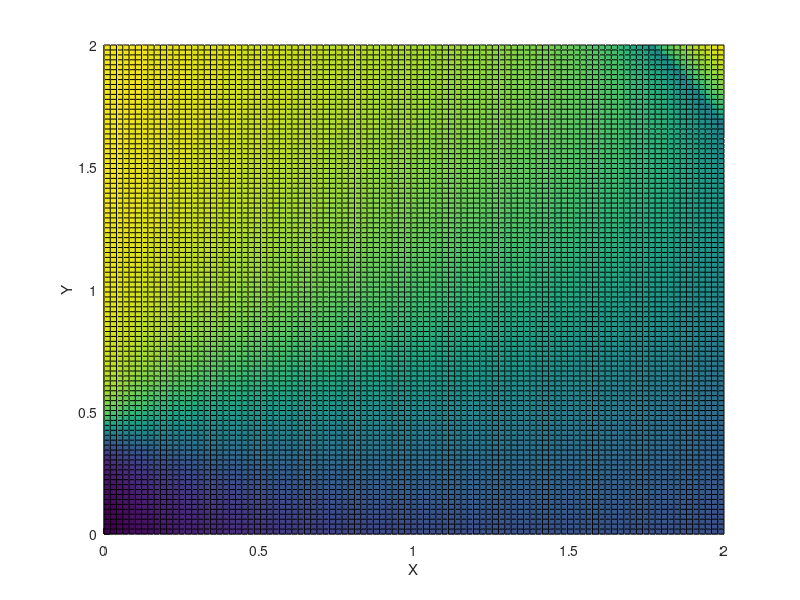
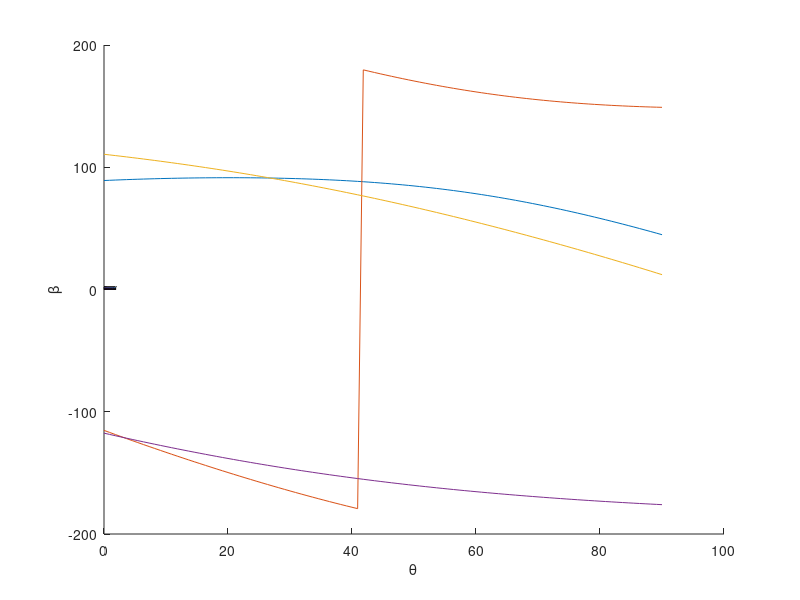
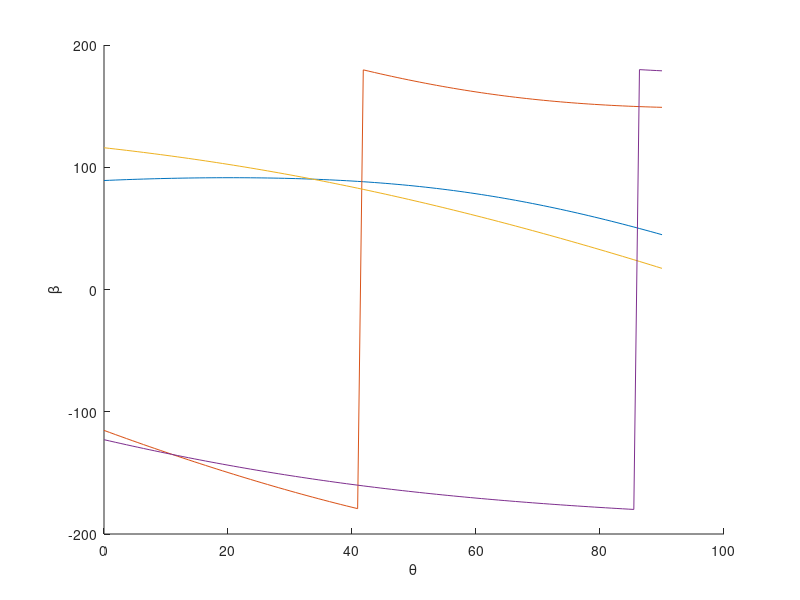

The MATLAB source for these figures, in order:
% Figuring out when the function to find beta angle becomes undefined

x = linspace(0, 2, 100);
y = linspace(0, 2, 100);
[x_2, y_2] = meshgrid(x, y);
m_1 = -0.153543;
m_2 = 0.405512;
d = 3.052717;
l = 0.568898;

a = (4*l*m_1 - 4*l*x_2).^2;
b = d^2 - l^2 + 2*l*m_2 - 2*l*y_2 - m_1^2 + 2*m_1*x_2 - m_2^2 + 2*m_2*y_2 - x_2.^2 - y_2.^2;
c = d^2 - l^2 - 2*l*m_2 + 2*l*y_2 - m_1^2 + 2*m_1*x_2 - m_2^2 + 2*m_2*y_2 - x_2.^2 - y_2.^2;
top = sqrt(a - 4.*b.*c) - 2*l*m_1 + 2*l.*x_2; 
bottom = d^2 - l^2 + 2*l*m_2 - 2*l*y_2 - m_1^2 + 2*m_1*x_2 - m_2^2 + 2*m_2*y_2 - x_2.^2 - y_2.^2;
beta = 2*(atan(0.5*top./bottom));

top = sqrt(abs(a - 4.*b.*c)) - 2*l*m_1 + 2*l.*x_2; 
bottom = d^2 - l^2 + 2*l*m_2 - 2*l*y_2 - m_1^2 + 2*m_1*x_2 - m_2^2 + 2*m_2*y_2 - x_2.^2 - y_2.^2;
abs_beta = 2*(atan(0.5*top./bottom));

real_beta = real(beta);
pos_beta = abs(real_beta);
deg_beta = real_beta * 180/3.1415;

figure;
hold on
surf(x_2, y_2, real_beta)
xlabel('X')
ylabel('Y')
zlabel('Z')

figure(2);
hold on
surf(x_2, y_2, abs_beta)
xlabel('X')
ylabel('Y')
zlabel('Z')

%% fin1 beta
%graphing beta over the feasible range that x1, y1 can be at

f = 2.15178; % fin length
d = 3.052717; % steering length
l = 0.56; %servo arm length
r = 0.483608; %rudder length

m_1 = -0.704724;
m_2 = 0.405512;

theta = linspace(0, 3.1415/2, 100); %all trig in radians

x_1 = f*sin(theta);
y_1 = -f*cos(theta);

% calculate beta for alpha to stay at 0 throughout cycle
alpha = 0/180*3.1415;
x_2 = r*sin(theta + alpha) + x_1;
y_2 = -r*cos(theta + alpha) + y_1;
% x_2 = (l + f) * sin(theta);
% y_2 = -(l + f) * cos(theta);

a = (4*l*x_2 - 4*l*m_1).^2;
b = d^2 - l^2 + 2*l*m_2 - 2*l*y_2 - m_1^2 + 2*m_1*x_2 - m_2^2 + 2*m_2*y_2 - x_2.^2 - y_2.^2;
c = d^2 - l^2 - 2*l*m_2 + 2*l*y_2 - m_1^2 + 2*m_1*x_2 - m_2^2 + 2*m_2*y_2 - x_2.^2 - y_2.^2;
top = 0.5*sqrt(a - 4.*b.*c) + 2*l*m_1 - 2*l.*x_2; 
bottom = d^2 - l^2 + 2*l*m_2 - 2*l*y_2 - m_1^2 + 2*m_1*x_2 - m_2^2 + 2*m_2*y_2 - x_2.^2 - y_2.^2;
beta = 2*(atan(top./bottom));
top_2 = -0.5*sqrt(a - 4.*b.*c) + 2*l*m_1 - 2*l.*x_2;
beta_2 = 2*(atan(top_2./bottom));

deg_beta = beta * 180 / 3.1415;
deg_beta_2 = beta_2 * 180 / 3.1415;

figure(2);
hold on
plot(theta*180/3.1415, deg_beta)
plot(theta*180/3.1415, deg_beta_2)
xlabel('\theta')
ylabel('\beta')

%% fin2 beta
%graphing beta over the feasible range that x1, y1 can be at

f = 2.15178; % fin length
d = 3.052717; % steering length
l = 0.56; %servo arm length
r = 0.483608; %rudder length

m_1 = 0.704724;
m_2 = 0.405512; %2

theta = linspace(0, 3.1415/2, 100); %all trig in radians

x_1 = -f*sin(theta);
y_1 = -f*cos(theta);

% calculate beta for alpha to stay at 0 throughout cycle
alpha = 0/180*3.1415;
x_2 = -r* sin(theta + alpha) + x_1;
y_2 = -r * cos(theta + alpha) + y_1; 
% x_2 = (l + f) * sin(theta);
% y_2 = -(l + f) * cos(theta);

a = (4*l*m_1 - 4*l*x_2).^2;
b = d^2 - l^2 + 2*l*m_2 - 2*l*y_2 - m_1^2 + 2*m_1*x_2 - m_2^2 + 2*m_2*y_2 - x_2.^2 - y_2.^2;
c = d^2 - l^2 - 2*l*m_2 + 2*l*y_2 - m_1^2 + 2*m_1*x_2 - m_2^2 + 2*m_2*y_2 - x_2.^2 - y_2.^2;
top = real(0.5*sqrt(a - 4.*b.*c)) - 2*l*m_1 + 2*l.*x_2; 
bottom = d^2 - l^2 + 2*l*m_2 - 2*l*y_2 - m_1^2 + 2*m_1*x_2 - m_2^2 + 2*m_2*y_2 - x_2.^2 - y_2.^2;
beta = 2*(atan(top./bottom));
top_2 = -0.5*sqrt(a - 4.*b.*c) - 2*l*m_1 + 2*l.*x_2;
beta_2 = 2*(atan(top_2./bottom));

deg_beta = beta * 180 / 3.1415;
deg_beta_2 = beta_2 * 180 / 3.1415;

figure(3);
hold on
plot(theta*180/3.1415, deg_beta)
plot(theta*180/3.1415, deg_beta_2)
xlabel('\theta')
ylabel('\beta')

%% fin1_2 beta
%graphing beta over the feasible range that x1, y1 can be at

f = 2.15178; % fin length
d = 2.9; % steering length
l = 0.56; %servo arm length
r = 0.52; %rudder length

m_1 = -0.185039;
m_2 = 0.405512;

theta = linspace(0, 3.1415/2, 100); %all trig in radians

x_1 = f*sin(theta);
y_1 = -f*cos(theta);

% calculate beta for alpha to stay at 0 throughout cycle
alpha = 0/180*3.1415;
x_2 = r*sin(theta + alpha) + x_1;
y_2 = -r*cos(theta + alpha) + y_1;
% x_2 = (l + f) * sin(theta);
% y_2 = -(l + f) * cos(theta);

a = (4*l*x_2 - 4*l*m_1).^2;
b = d^2 - l^2 + 2*l*m_2 - 2*l*y_2 - m_1^2 + 2*m_1*x_2 - m_2^2 + 2*m_2*y_2 - x_2.^2 - y_2.^2;
c = d^2 - l^2 - 2*l*m_2 + 2*l*y_2 - m_1^2 + 2*m_1*x_2 - m_2^2 + 2*m_2*y_2 - x_2.^2 - y_2.^2;
top = 0.5*sqrt(a - 4.*b.*c) + 2*l*m_1 - 2*l.*x_2; 
bottom = d^2 - l^2 + 2*l*m_2 - 2*l*y_2 - m_1^2 + 2*m_1*x_2 - m_2^2 + 2*m_2*y_2 - x_2.^2 - y_2.^2;
beta = 2*(atan(top./bottom));
top_2 = -0.5*sqrt(a - 4.*b.*c) + 2*l*m_1 - 2*l.*x_2;
beta_2 = 2*(atan(top_2./bottom));

deg_beta = beta * 180 / 3.1415;
deg_beta_2 = beta_2 * 180 / 3.1415;

figure(2);
hold on
plot(theta*180/3.1415, deg_beta)
plot(theta*180/3.1415, deg_beta_2)
xlabel('\theta')
ylabel('\beta')

%% fin2_2 beta
%graphing beta over the feasible range that x1, y1 can be at

f = 2.15178; % fin length
d = 2.85; % steering length
l = 0.56; %servo arm length
r = 0.52; %rudder length

m_1 = 0.185039;
m_2 = 0.405512; %2

theta = linspace(0, 3.1415/2, 100); %all trig in radians

x_1 = -f*sin(theta);
y_1 = -f*cos(theta);

% calculate beta for alpha to stay at 0 throughout cycle
alpha = 0/180*3.1415;
x_2 = -r* sin(theta + alpha) + x_1;
y_2 = -r * cos(theta + alpha) + y_1; 
% x_2 = (l + f) * sin(theta);
% y_2 = -(l + f) * cos(theta);

a = (4*l*m_1 - 4*l*x_2).^2;
b = d^2 - l^2 + 2*l*m_2 - 2*l*y_2 - m_1^2 + 2*m_1*x_2 - m_2^2 + 2*m_2*y_2 - x_2.^2 - y_2.^2;
c = d^2 - l^2 - 2*l*m_2 + 2*l*y_2 - m_1^2 + 2*m_1*x_2 - m_2^2 + 2*m_2*y_2 - x_2.^2 - y_2.^2;
top = real(0.5*sqrt(a - 4.*b.*c)) - 2*l*m_1 + 2*l.*x_2; 
bottom = d^2 - l^2 + 2*l*m_2 - 2*l*y_2 - m_1^2 + 2*m_1*x_2 - m_2^2 + 2*m_2*y_2 - x_2.^2 - y_2.^2;
beta = 2*(atan(top./bottom));
top_2 = -0.5*sqrt(a - 4.*b.*c) - 2*l*m_1 + 2*l.*x_2;
beta_2 = 2*(atan(top_2./bottom));

deg_beta = beta * 180 / 3.1415;
deg_beta_2 = beta_2 * 180 / 3.1415;

figure(3);
hold on
plot(theta*180/3.1415, deg_beta)
plot(theta*180/3.1415, deg_beta_2)
xlabel('\theta')
ylabel('\beta')
